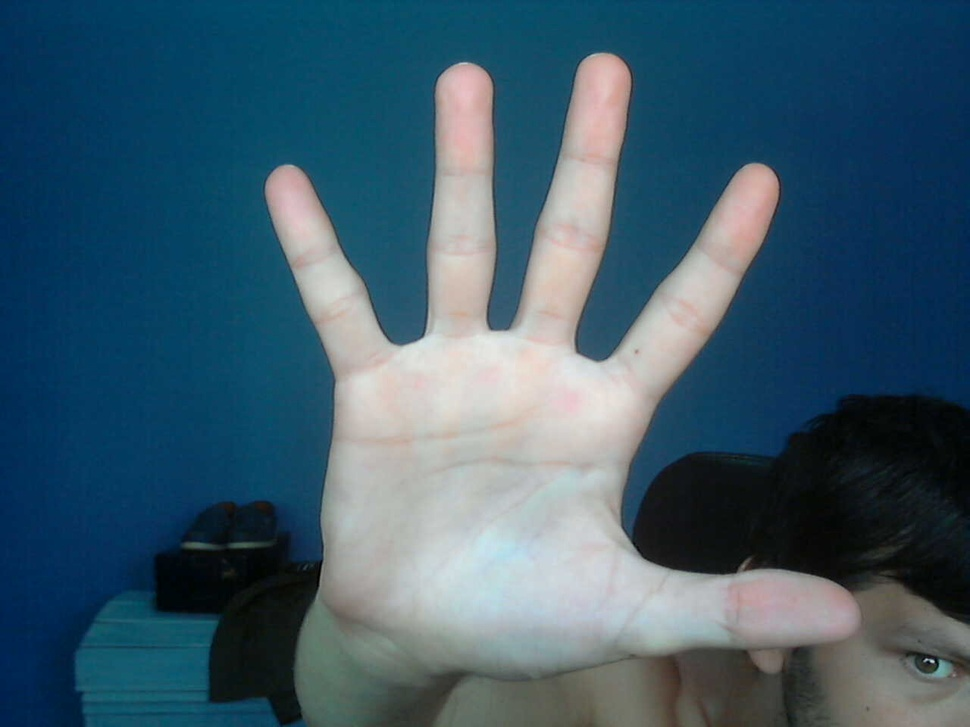
#> input picture Hand_Detection/hand.jpg, 970 x 727 px, shrunk from 1280 x 960 before the run
$ python asd.py   (older library calls are emulated)
#> lines starting #> are read from the running program, lines starting #| are printed output that depends on the picture; after the words box and inside, x2 and y2 are one past the last pixel; in counts of white or black regions, pixels touching at a corner belong together
''' file name : convexhull.py

Description : This sample shows how to find the convex hull of contours

This is Python version of this tutorial : http://opencv.itseez.com/doc/tutorials/imgproc/shapedescriptors/hull/hull.html

Level : Beginner

Benefits : Learn to use cv2.convexHull()

Usage : python convexhull.py

Written by : Abid K. (abidrahman2@gmail.com) , Visit opencvpython.blogspot.com for more tutorials'''

import cv2
import numpy as np

def thresh_callback(thresh):
    edges = cv2.Canny(blur,thresh,thresh*2)
    drawing = np.zeros(img.shape,np.uint8)     # Image to draw the contours
    _, contours,hierarchy = cv2.findContours(edges,cv2.RETR_TREE,cv2.CHAIN_APPROX_SIMPLE)
    for cnt in contours:
        hull = cv2.convexHull(cnt)
        cv2.drawContours(drawing,[cnt],0,(0,255,0),2)   # draw contours in green color
        cv2.drawContours(drawing,[hull],0,(0,0,255),2)  # draw contours in red color
        cv2.imshow('output',drawing)
        cv2.imshow('input',img)

img = cv2.imread('hand.jpg')
#> img is the input picture: shape (727, 970, 3); mean B, G, R 107, 90.3, 60.7
gray = cv2.cvtColor(img,cv2.COLOR_BGR2GRAY)
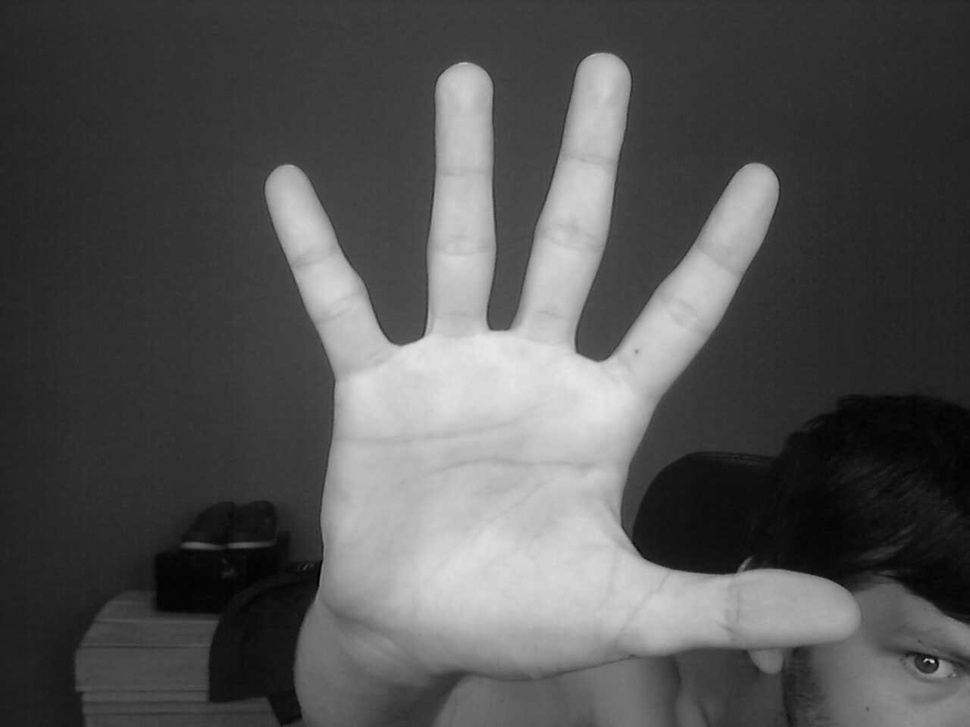
#> gray: shape (727, 970); min 0, max 232, mean 83.3
blur = cv2.GaussianBlur(gray,(5,5),0)

cv2.namedWindow('input')

thresh = 100
max_thresh = 255

cv2.createTrackbar('canny thresh:','input',thresh,max_thresh,thresh_callback)

thresh_callback(0)
#> in thresh_callback, `edges = cv2.Canny(blur,thresh,thresh*2)`:
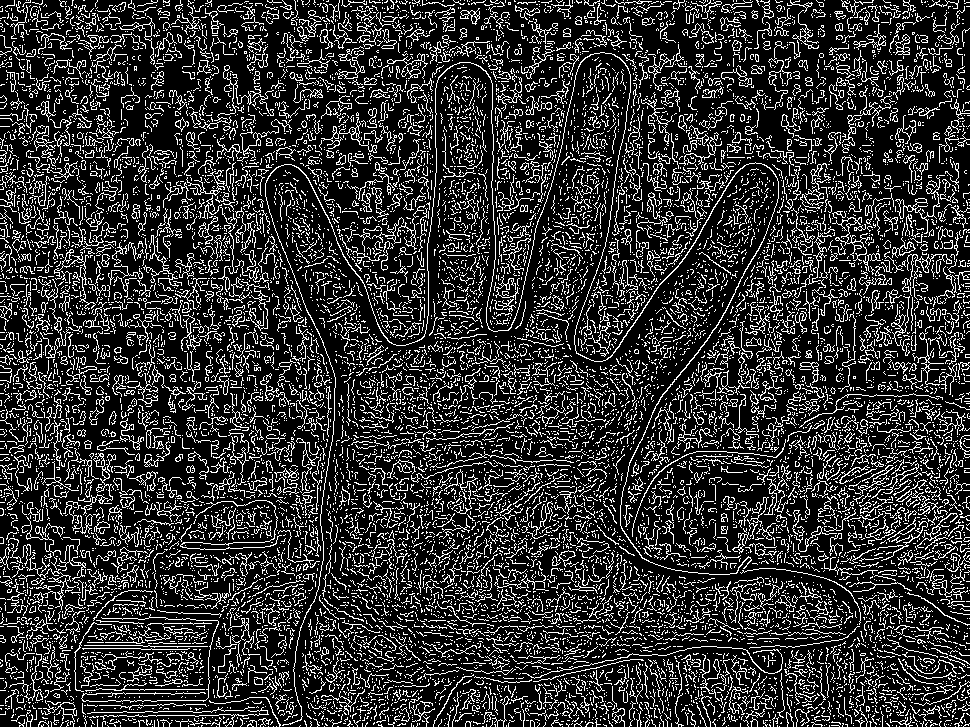
#> edges: shape (727, 970); 19.6% white in thin lines or dots
#> in thresh_callback, `_, contours,hierarchy = cv2.findContours(edges,cv2.RETR_TREE,cv2.CHAIN..`: contours = 14520 contours, 14071 with area under 20; largest, box (x1, y1, x2, y2) and area: (265, 52, 779, 726) 496, (895, 175, 941, 234) 256, (321, 117, 377, 153) 180, (902, 254, 952, 300) 138, (892, 237, 916, 258) 135
#> the loop in thresh_callback, `for cnt in contours:` made 14520 passes
#> hull on passes 1 to 3: [[955, 726]], [[899, 726]], [[875, 726]]
#> after the loop in thresh_callback, `for cnt in contours:`:
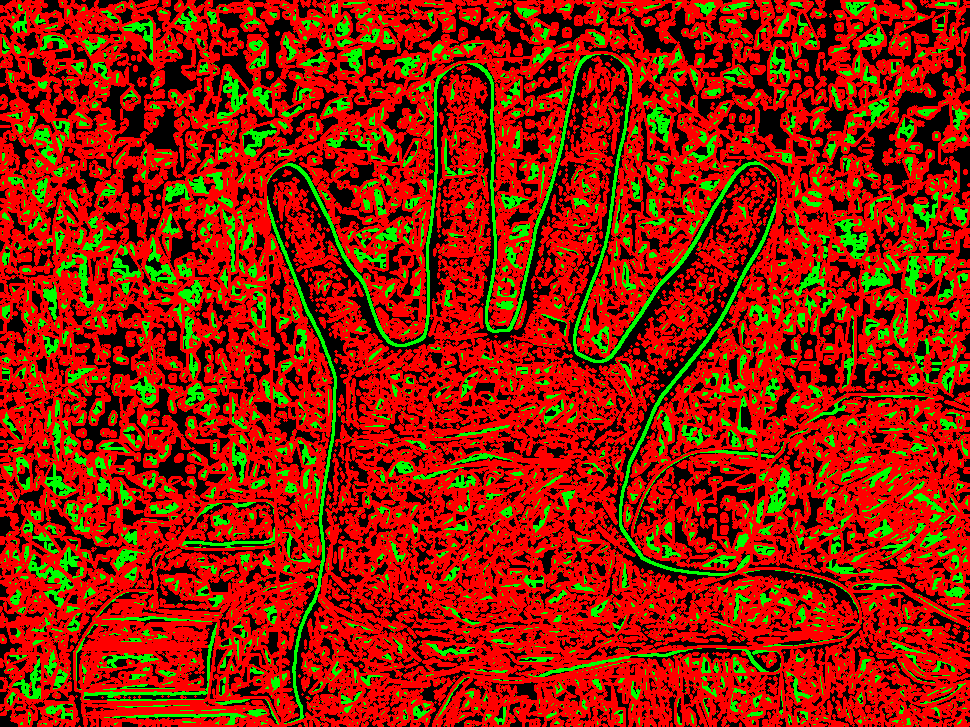
#> drawing: shape (727, 970, 3); mean B, G, R 0, 31, 152.9

if cv2.waitKey(0) == 27:
#> (key Esc is pressed here)
    cv2.destroyAllWindows()

### For more details & feature extraction on contours, visit : http://opencvpython.blogspot.com/2012/04/contour-features.html
